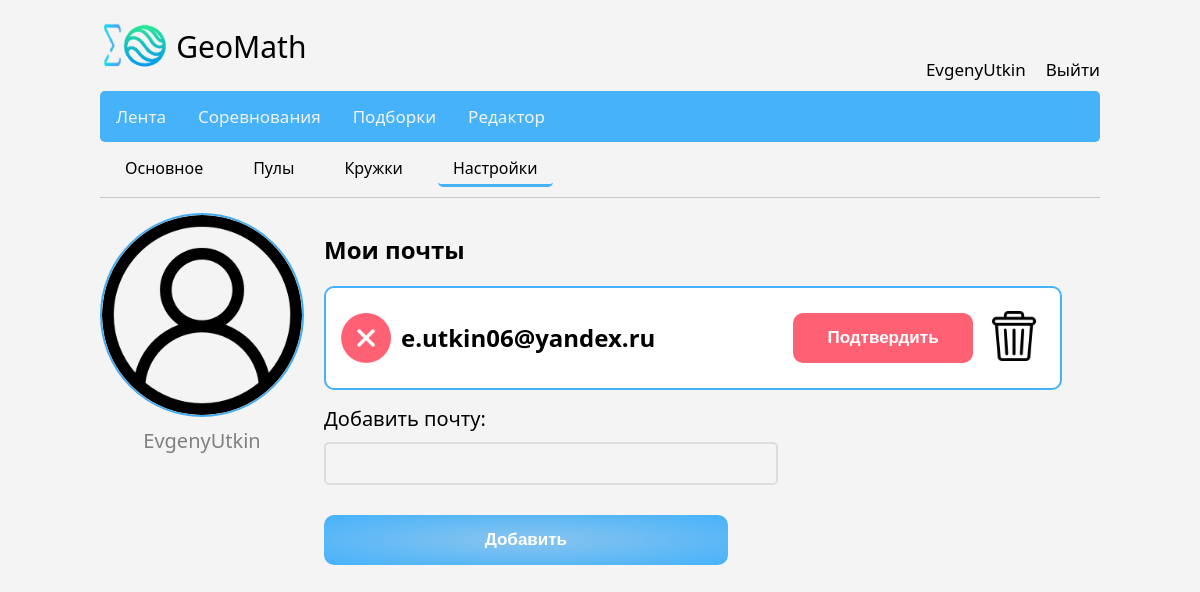
Before: /profile/1/settings (signed in) with the older database file.
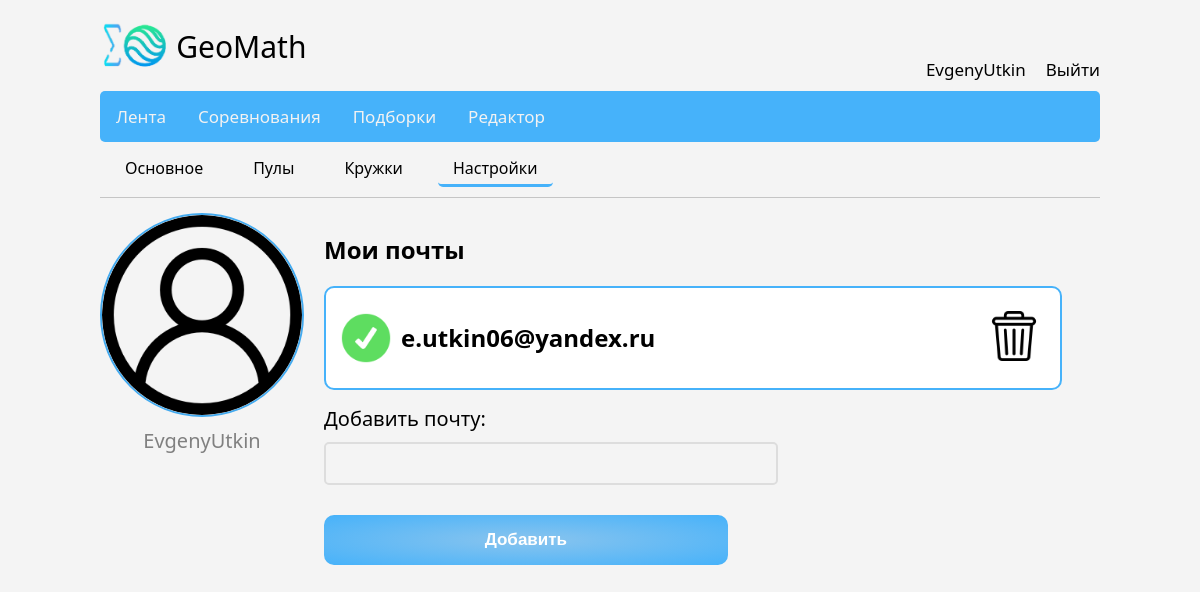
After: the same page with the newer database file.
### models.py (models this page shows, shortened)
class User(UserMixin, db.Model):
    id = db.Column(db.Integer, primary_key=True, autoincrement=True)
    name = db.Column(db.String, unique=True, nullable=True)
    password = db.Column(db.String, nullable=True)
    created_date = db.Column(db.DateTime, default=datetime.datetime.now)
    emails = db.relationship("Email", backref="user")
    userpools = db.relationship("UserPool", backref="user")

class Email(db.Model):
    id = db.Column(db.Integer, primary_key=True, autoincrement=True)
    name = db.Column(db.String, nullable=True)
    created_date = db.Column(db.DateTime, default=datetime.datetime.now)
    verified = db.Column(db.Boolean, default=False)
    token = db.Column(db.String, nullable=True)
    user_id = db.Column(db.Integer, db.ForeignKey("user.id"))

### prof.py (the view)
@prof.route("/profile/<username>/settings")
def profile_settings(username):
    if not current_user.is_authenticated:
        return redirect("/login/$myprofile")
    return render_template("profile_settings.html", current_user=current_user)

### templates/profile_settings.html (shortened to what this page needs)
{% extends "profile.html" %}
{% block profile_content %}
<div id="emails_block" style="display: flex; flex-direction: column;">
{% include "emails_list.html" %}
</div>
{% endblock %}

### templates/profile.html (shortened to what this page needs)
{% extends "base.html" %}
{% block content %}
<div style="display: flex; flex-direction: row;">
    <a id="profile_about_href" class="profile_header_href" href="/profile/{{ current_user.name }}">Основное</a>
    <a id="profile_pools_href" class="profile_header_href" href="/profile/{{ current_user.name }}/pools">Пулы</a>
    <a id="profile_groups_href" class="profile_header_href" href="/profile/{{ current_user.name }}/groups">Кружки</a>
    <a id="profile_settings_href" class="profile_header_href" href="/profile/{{ current_user.name }}/settings">Настройки</a>
</div>
<div style="width: 100%; height: 1px; background-color: rgb(197, 197, 197); margin-bottom: 15px;"></div>
<div style="display: flex; flex-direction: row; width: 100%;">
    <div style="display: flex; flex-direction: column; margin-right: 20px;">
        <img src="/static/images/user.png" style="width: 200px; height: 200px; border: 2px solid rgb(70, 178, 250); border-radius: 50%; mix-blend-mode: multiply;">
        <span style="color: gray; font-size: 20px; text-align: center; margin-top: 10px;">{{ current_user.name }}</span>
    </div>
    {% block profile_content %}{% endblock %}
</div>
{% endblock %}

### templates/base.html (shortened to what this page needs)
<!DOCTYPE html>
<html>
<head>
</head>
<body>
    <div class="header">
        <div class="logo">
            <img class = "logo_img" src="/static/images/logo.png" alt="logo">
            <div class = "logo_title">GeoMath</div>
        </div>
        <div class="profile">
            {% if current_user.is_authenticated %}
            <div class="profile_link">
                <a href="/profile/{{ current_user.name }}">{{ current_user.name }}</a>
            </div>
            <div class="logout">
                <a href="/logout">Выйти</a>
            </div>
            {% endif %}
        </div>
    </div>
    <div class="topnav">
        <a id="feed_nav" href="/feed">Лента</a>
        <a id="contests_nav" href="/contests">Соревнования</a>
        <a id="collections_nav" href="/collections">Подборки</a>
        <a id="editor_nav" href="/editor">Редактор</a>
    </div>
    {% block content %}{% endblock %}
</body>
</html>

### templates/emails_list.html (shortened to what this page needs)
<h2>Мои почты</h2>
<div class="emails_list">
{% for email in current_user.emails %}
    <div style="display: flex; justify-content: space-between; align-items: center; height: 100px; margin-left: 15px; margin-right: 15px;">
        <div style="display: flex; height: 100%; width: 400px; flex-direction: row; justify-content: flex-start; align-items: center;">
            {% if email.verified %}
                <img class = "checker_img" src="/static/images/check.png" alt="check">
            {% else %}
                <img class = "checker_img" src="/static/images/cancel.png" alt="cancel">
            {% endif %}
            <h2 style="margin-left: 10px; margin-right: 10px;">{{ email.name }}</h2>
        </div>
        <div style="display: flex; height: 100%; width: 300px; flex-direction: row; justify-content: flex-end; align-items: center;">
            {% if not email.verified %}
                <button class = "email_verify_button" onclick="send_verifying_link('{{ email.name }}')">Подтвердить</button>
            {% endif %}
            <button class = "remove_email_button" onclick="remove_email('{{ email.name }}')"><img class = "checker_img" src="/static/images/bin.png" alt="bin"></button>
        </div>
    </div>
{% endfor %}
</div>
<form class="add_email_form" action="javascript:add_email();">
    <div class="input_form">
        <div class="input_field_name">Добавить почту:</div>
        <input type="text" id="add_email_input" class="input_field" required>
    </div>
    <input class="add_email_button" type="submit" value="Добавить">
</form>

### templates/base.html (style rules this page uses)
body { background-color:#f4f4f4; margin-left: 100px; margin-right: 100px; margin-top: 0px; font-family: system-ui,-apple-system,"Segoe UI",Roboto,"Helvetica Neue","Noto Sans","Liberation Sans",Arial,sans-serif,"Apple Color Emoji","Segoe UI Emoji","Segoe UI Symbol","Noto Color Emoji"; }
.topnav a { float: left; color: #f2f2f2; text-align: center; padding: 14px 16px; text-decoration: none; font-size: 17px; }
.logo_img { mix-blend-mode: multiply; height: 50px; }
.logo { display: flex; flex-direction: row; justify-content: flex-start; align-items: center; padding-top: 10px; padding-bottom: 10px; }
.header { display: flex; flex-direction: row; justify-content: space-between; align-items: stretch; }
.logo_title { text-align: center; font-size: 30px; padding-top: 16px; padding-bottom: 14px; padding-left: 5px; }
.topnav { display: flex; flex-direction: row; justify-content: flex-start; align-items: stretch; background-color: rgb(70, 178, 250); border-radius: 5px; }
.profile { display: flex; flex-direction: row; justify-content: flex-start; align-items: flex-end; font-size: 17px; padding-bottom: 10px; }
.profile a { color: #000000; text-align: center; text-decoration: none; font-size: 17px; }
.profile_link { margin-right: 10px; }
.logout { margin-left: 10px; }

### templates/profile.html (style rules this page uses)
.profile_header_href { margin: 10px; padding-top: 5px; padding-bottom: 5px; padding-left: 15px; padding-right: 15px; border-radius: 5px; text-decoration: none; color: black; }

### templates/profile_settings.html (style rules this page uses)
#profile_settings_href { border-bottom: 3px solid rgb(70, 178, 250); }

### templates/emails_list.html (style rules this page uses)
.checker_img { mix-blend-mode: multiply; height: 50px; }
.remove_email_button { border: 0; background-color: transparent; cursor: pointer; }
.emails_list { display: flex; flex-direction: column; justify-content: flex-start; border: 2px solid rgb(70, 178, 250); border-radius: 10px; background-color: rgb(255,255,255); width: 100%; margin-bottom: 15px; }
.add_email_form { display: flex; flex-direction: column; justify-content: space-between; align-items: flex-start; width: 100%; margin-bottom: 10px; }
.input_form { display: flex; flex-direction: column; justify-content: space-between; align-items: flex-start; width: 100%; margin-bottom: 10px; }
.input_field_name { margin-bottom: 10px; font-size: 20px; }
.input_field { height: 100%; width: 60%; font-size: 25px; background-color:#f4f4f4; border: 2px solid #dddddd; border-radius: 5px; padding: 5px; }
.add_email_button { width: 55%; height: 50px; margin-top: 20px; border: 0; border-radius: 10px; font-size: 17px; font-weight: bold; color: rgb(255,255,255); background-image: radial-gradient(rgb(137, 196, 238), rgb(70, 178, 250)); cursor: pointer; }

Changed rows visible on the page:
changed Email "e.utkin06@yandex.ru": verified: picture added; verified: picture removed; no longer shows "Подтвердить"
